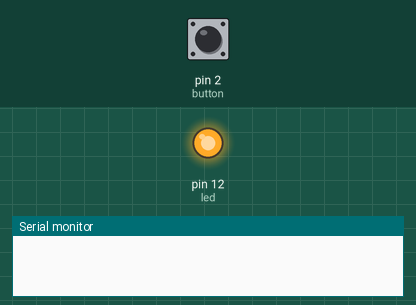
This sketch was run on a simulated Arduino Uno, built with avr-gcc and run on an emulated ATmega328P. On the bench: output pins drawn as LEDs (lit = HIGH), the last lines printed to the serial monitor. Inputs (shaded band) come from the test bench; at power-on: pin 2 (button) LOW.

Above: at 1.2 s.
1.3 s: pin 2 (button) pulled HIGH for 0.15 s
At 2.8 s:
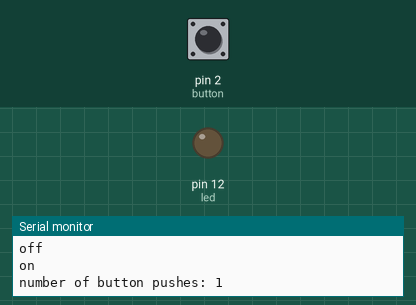
Timing chart, 0 to 4.3 s (numbered marks = the images above; inputs shaded):
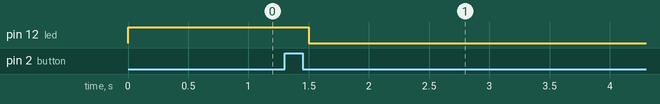

The sketch:

StateChangeDetection.ino
```cpp
int  button = 2;
int led = 12;

int buttonPushCounter = 0;
int buttonState = HIGH;
int lastButtonState = 0;

void setup()
{
  pinMode(button, INPUT);
  pinMode(led, OUTPUT);
  Serial.begin(9600);
}

void loop()
{
          buttonState = digitalRead(button);

          if (buttonState != lastButtonState)
              {
               if (buttonState == LOW)
                  {
                    buttonPushCounter++;
                    Serial.println("on");
                    Serial.print("number of button pushes: ");
                    Serial.println(buttonPushCounter);
                  }
                else
                  Serial.println("off");

                delay(50);
              }
          lastButtonState = buttonState;

          if (buttonPushCounter % 4 == 0)
              digitalWrite(led, HIGH);

          else
              digitalWrite(led, LOW);

}
```

Measured:
- after the input at 1.3 s, pin 12 (led): HIGH → LOW after 0.20 s
